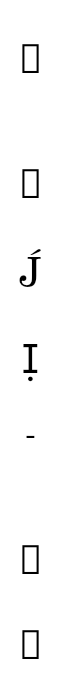
   <widget class="QWidget" name="widget_sidebar" native="true">
    <property name="geometry">
     <rect>
      <x>0</x>
      <y>0</y>
      <width>60</width>
      <height>700</height>
     </rect>
    </property>
    <property name="sizePolicy">
     <sizepolicy hsizetype="Fixed" vsizetype="Preferred">
      <horstretch>0</horstretch>
      <verstretch>0</verstretch>
     </sizepolicy>
    </property>
    <property name="styleSheet">
     <string notr="true">QWidget {
    border-top-left-radius: 0px;
    border-bottom-left-radius: 0px;
    border-top-right-radius: 15px;
    border-bottom-right-radius: 15px;
    background-color: rgb(255, 255, 255);
}</string>
    </property>
    <widget class="QWidget" name="verticalLayoutWidget">
     <property name="geometry">
      <rect>
       <x>0</x>
       <y>0</y>
       <width>61</width>
       <height>701</height>
      </rect>
     </property>
     <layout class="QVBoxLayout" name="layout_icons">
      <property name="spacing">
       <number>30</number>
      </property>
      <property name="topMargin">
       <number>30</number>
      </property>
      <property name="bottomMargin">
       <number>30</number>
      </property>
      <item>
       <widget class="QPushButton" name="btn_menu">
        <property name="font">
         <font>
          <family>Material Icons Round</family>
          <pointsize>30</pointsize>
         </font>
        </property>
        <property name="cursor">
         <cursorShape>PointingHandCursor</cursorShape>
        </property>
        <property name="styleSheet">
         <string notr="true">QPushButton {
        
}
QPushButton:hover {
        color:#7D57A7;
}
</string>
        </property>
        <property name="text">
         <string notr="true"></string>
        </property>
        <property name="checkable">
         <bool>true</bool>
        </property>
       </widget>
      </item>
      <item>
       <spacer name="verticalSpacer_2">
        <property name="orientation">
         <enum>Qt::Orientation::Vertical</enum>
        </property>
        <property name="sizeType">
         <enum>QSizePolicy::Policy::Fixed</enum>
        </property>
        <property name="sizeHint" stdset="0">
         <size>
          <width>20</width>
          <height>40</height>
         </size>
        </property>
       </spacer>
      </item>
      <item>
       <widget class="QPushButton" name="btn_map">
        <property name="font">
         <font>
          <family>Material Icons Round</family>
          <pointsize>30</pointsize>
         </font>
        </property>
        <property name="cursor">
         <cursorShape>PointingHandCursor</cursorShape>
        </property>
        <property name="styleSheet">
         <string notr="true">QPushButton {
        
}
QPushButton:checked {
        color:rgb(37, 0, 255);
}
</string>
        </property>
        <property name="text">
         <string notr="true"></string>
        </property>
       </widget>
      </item>
      <item>
       <widget class="QPushButton" name="btn_stats">
        <property name="font">
         <font>
          <family>Material Icons Round</family>
          <pointsize>30</pointsize>
         </font>
        </property>
        <property name="cursor">
         <cursorShape>PointingHandCursor</cursorShape>
        </property>
        <property name="text">
         <string notr="true"></string>
        </property>
       </widget>
      </item>
      <item>
       <widget class="QPushButton" name="btn_graph">
        <property name="font">
         <font>
          <family>Material Icons Round</family>
          <pointsize>30</pointsize>
         </font>
        </property>
        <property name="cursor">
         <cursorShape>PointingHandCursor</cursorShape>
        </property>
        <property name="text">
         <string notr="true"></string>
        </property>
       </widget>
      </item>
      <item>
       <widget class="QPushButton" name="btn_config">
        <property name="font">
         <font>
          <family>Material Icons Round</family>
          <pointsize>30</pointsize>
         </font>
        </property>
        <property name="cursor">
         <cursorShape>PointingHandCursor</cursorShape>
        </property>
        <property name="text">
         <string notr="true"></string>
        </property>
       </widget>
      </item>
      <item>
       <spacer name="verticalSpacer">
        <property name="orientation">
         <enum>Qt::Orientation::Vertical</enum>
        </property>
        <property name="sizeHint" stdset="0">
         <size>
          <width>20</width>
          <height>40</height>
         </size>
        </property>
       </spacer>
      </item>
      <item>
       <widget class="QPushButton" name="btn_info">
        <property name="font">
         <font>
          <family>Material Icons Round</family>
          <pointsize>30</pointsize>
         </font>
        </property>
        <property name="cursor">
         <cursorShape>PointingHandCursor</cursorShape>
        </property>
        <property name="text">
         <string notr="true"></string>
        </property>
       </widget>
      </item>
      <item>
       <widget class="QPushButton" name="btn_settings">
        <property name="font">
         <font>
          <family>Material Icons Round</family>
          <pointsize>30</pointsize>
         </font>
        </property>
        <property name="cursor">
         <cursorShape>PointingHandCursor</cursorShape>
        </property>
        <property name="text">
         <string notr="true"></string>
        </property>
       </widget>
      </item>
     </layout>
    </widget>
   </widget>
